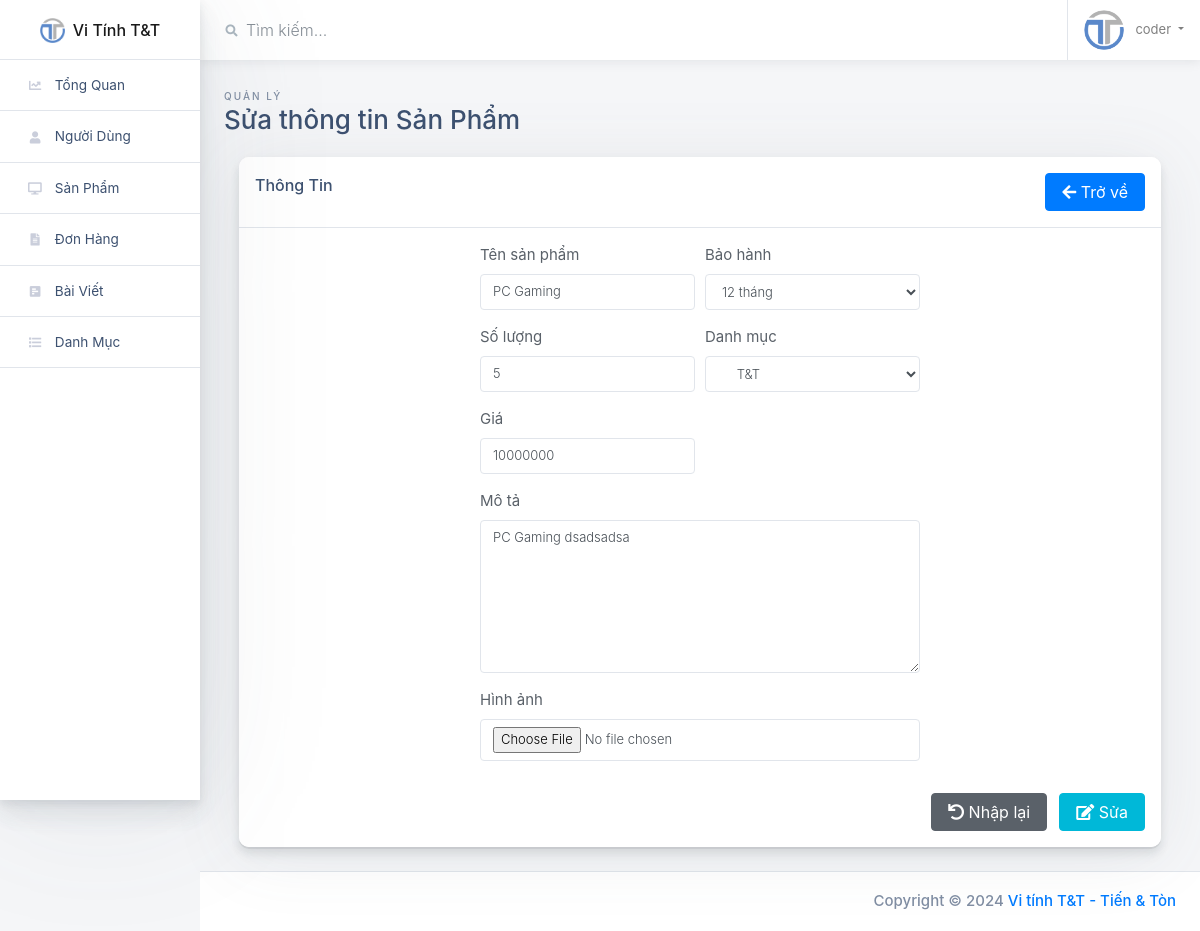
The app's page /admin/view/sua-sp.php?masp=5 (signed in) with its own data.
### tables this page shows
CREATE TABLE IF NOT EXISTS `sanpham` (
  `masp` int(10) NOT NULL AUTO_INCREMENT,
  `tensp` varchar(150) NOT NULL,
  `madmsp` int(10) NOT NULL,
  `baohanh` tinyint(2) NOT NULL,
  `soluong` int(10) NOT NULL,
  `dongia` double NOT NULL,
  `mota` varchar(500) DEFAULT NULL,
  `hinh` varchar(150) NOT NULL,
  PRIMARY KEY (`masp`),
  KEY `madmsp` (`madmsp`)
);

CREATE TABLE IF NOT EXISTS `danhmucsp` (
  `madmsp` int(10) NOT NULL AUTO_INCREMENT,
  `cap` tinyint(1) NOT NULL,
  `ten` varchar(20) NOT NULL,
  `madmspcha` int(10) DEFAULT NULL,
  PRIMARY KEY (`madmsp`)
);

### admin/model/database.php (called while the page is built, shortened)
<?php
class Database{
  private $servername;
  private $username;
  private $password;
  private $dbname;
  private static $conn;
  public function __construct(){
    $this->servername = "localhost";
    $this->username = "root";
    $this->password = "";
    $this->dbname = "vitinhtt";
    return self::$conn;
  }
  private function ketNoiDB(){
        try {
      self::$conn = new PDO("mysql:host=$this->servername;dbname=$this->dbname", $this->username, $this->password);
      self::$conn->setAttribute(PDO::ATTR_ERRMODE, PDO::ERRMODE_EXCEPTION);
      return self::$conn;
    } catch(PDOException $e) {
      echo "Connection failed: " . $e->getMessage();
      return false;
    }
  }
  public function huyKetNoiDB(){
    self::$conn = null;
  }
  public function timDanhSach($query){
    if(self::$conn != false){
      $stmt = self::$conn->prepare($query);
      $stmt->execute();
      $result = $stmt->setFetchMode(PDO::FETCH_ASSOC);
      if($result==true){
        return $stmt->fetchAll();
      }
    }
    return null;
  }
  public function timMotDoiTuong($query, $param = array()){
    if(self::$conn != false){
      $stmt = self::$conn->prepare($query);
      $stmt->execute($param);
      $result = $stmt->setFetchMode(PDO::FETCH_ASSOC);
      $arrDoiTuong=$stmt->fetchAll();
      $dem=count($arrDoiTuong);
      if($result==true && $dem>0){
        return $arrDoiTuong[0];
      }
    }
    return null;
  }public function timKiemSanPham($query, $param = array()){
    if(self::$conn != false){
      $stmt = self::$conn->prepare($query);
      $stmt->execute($param);
      $result = $stmt->setFetchMode(PDO::FETCH_ASSOC);
      if($result==true){
        return $stmt->fetchAll();
      }
    }
    return null;
  }
}
?>

### admin/model/sanpham.php (called while the page is built, shortened)
<?php
include_once 'database.php';
class SanPham{
    public function queryTimSanPhamTheoMa() {
        $query="SELECT * FROM sanpham WHERE masp=:masp ";
        return $query;
    }
}
?>

### admin/model/danhmucsp.php (called while the page is built, shortened)
<?php
class DanhMucSP
{
    public function queryLayDanhSach()
    {
        $query = "SELECT * FROM danhmucsp";
        return $query;
    }
}?>

### admin/view/sua-sp.php (the view, shortened to what this page needs)
<!doctype html>
<html class="no-js h-100" lang="en">
<head>
    <?php
  include 'layout/head.php'; ?>
</head>
<body class="h-100">
    <div class="container-fluid">
        <div class="row">
            <?php include 'layout/sidebar.php'; ?>
            <main class="main-content col-lg-10 col-md-9 col-sm-12 p-0 offset-lg-2 offset-md-3">
                <div class="main-navbar sticky-top bg-white">
                    <?php include 'layout/navbar.php'; ?>
                </div>
                <div class="main-content-container container-fluid px-4">
                    <div class="page-header row no-gutters py-4">
                        <div class="col-12 col-sm-4 text-center text-sm-left mb-0">
                            <span class="text-uppercase page-subtitle">Quản lý</span>
                            <h3 class="page-title">Sửa thông tin Sản Phẩm</h3>
                        </div>
                    </div>
                    <div class="col">
                        <div class="card card-small mb-4">
                            <div class="card-header border-bottom">
                                <div class="row">
                                    <div class="col-md-6">
                                        <h6 class="m-0">Thông Tin</h6>
                                    </div>
                                    <div class="col-md-6" style="text-align:right">
                                        <a href="ds-sp.php" class="mb-2 btn btn-primary mr-2 btn-font"
                                            style="margin:0 !important;"><i class="fas fa-arrow-left"></i> Trở về</a>
                                    </div>
                                </div>
                            </div>
                            <ul class="list-group list-group-flush">
                                <li class="list-group-item p-3">
                                    <div class="row">
                                        <div class="col">
                                            <?php
                      if (isset($_GET['masp'])) {
                        $maSanPhamCanSua = strip_tags($_GET['masp']);
                        include '../model/database.php';
                        include '../model/sanpham.php';
                        include '../model/danhmucsp.php';
                        $db = new Database();
                        $SanPham = new SanPham();
                        $query = $SanPham->queryTimSanPhamTheoMa();
                        $param = array(":masp"=>$maSanPhamCanSua);
                        $SanPhamCanSua = $db->timMotDoiTuong($query,$param);
                        if ($SanPhamCanSua != null) {
                          echo '
                              <form action="../controller/xuly-sp.php?masp=' . $SanPhamCanSua['masp'] . '" method="post" enctype="multipart/form-data">
                          <div class="form-row justify-content-md-center">
                          <div class="form-group col-md-3">
                            <label for="feTenSP">Tên sản phẩm</label>
                            <input type="text" class="form-control" name="txtTenSanPham" id="feTenSP" placeholder="Tên sản phẩm" value="' . $SanPhamCanSua['tensp'] . '" >
                          </div>
                          <div class="form-group col-md-3">
                            <label for="feBaoHanh">Bảo hành</label>
                            <select name="cbxBaoHanh" id="feBaoHanh" class="form-control">
                              <option value="' . $SanPhamCanSua['baohanh'] . '" selected>' . $SanPhamCanSua['baohanh'] . ' tháng</option>
                              <option value="1">01 tháng</option>
                              <option value="3">03 tháng</option>
                              <option value="6">06 tháng</option>
                              <option value="12">12 tháng</option>
                              <option value="24">24 tháng</option>
                              <option value="36">36 tháng</option>
                            </select>
                          </div>
                        </div>
                        <div class="form-row justify-content-md-center">
                            <div class="form-group col-md-3">
                              <label for="feSoLuong">Số lượng</label>
                              <input name="numSoLuong" type="number" class="form-control" id="feSoLuong" placeholder="Cái"  value="' . $SanPhamCanSua['soluong'] . '" >
                            </div>
                            <div class="form-group col-md-3">
                              <label for="feDanhMuc">Danh mục</label>
                              <select name="cbxDanhMuc" id="feDanhMuc" class="form-control">';
                          $DanhMucSP = new DanhMucSP();
                          $queryLayDanhSach = $DanhMucSP->queryLayDanhSach();
                          $arrDanhMucSP = $db->timDanhSach($queryLayDanhSach);
                          if (count($arrDanhMucSP) > 0) {
                            foreach ($arrDanhMucSP as $dmsp) {
                              echo '<option value="' . $dmsp['madmsp'] . '" ';
                              if ($SanPhamCanSua['madmsp'] == $dmsp['madmsp']) echo ' selected ';
                              if ($dmsp['madmspcha'] == null)  echo 'disabled>' . $dmsp['ten'] . '</option>';
                              else echo '>&nbsp;&nbsp;&nbsp;&nbsp;' . $dmsp['ten'] . '</option>';
                            }
                          }
                          echo '
                              </select>
                            </div>
                        </div>
                        <div class="form-row justify-content-md-center">
                          <div class="form-group col-md-3">
                                <label for="feGia">Giá</label>
                                <input name="numGia" type="number" class="form-control" id="feGia" placeholder="đ" value="' . $SanPhamCanSua['dongia'] . '" >
                          </div>
                          <div class="form-group col-md-3"></div>
                        </div>
                        <div class="form-row justify-content-md-center">
                              <div class="form-group col-md-6">
                                <label for="feGhiChu">Mô tả</label>
                                <textarea class="form-control" name="txtMoTa" rows="7" placeholder="Mô tả sản phẩm...">' . $SanPhamCanSua['mota'] . '</textarea>
                              </div>
                            </div>
                        <div class="form-row justify-content-md-center mb-3">
                          <div class="form-group col-md-6">
                            <label for="feHinhAnh">Hình ảnh</label>
                            <input name="fileHinh" type="file" class="form-control" id="feHinhAnh">
                          </div>
                        </div>
                        <div style="text-align:right;">
                          <a value="them" href="" class="btn btn-mb-2 btn btn-secondary mr-2 btn-font"><i class="fas fa-undo"></i> Nhập lại</a>
                          <button name="btnSua" value="sua" type="submit" class="btn btn-mb-2 btn btn-info mr-2 btn-font" style="margin:0 !important;"><i class="fas fa-edit"></i> Sửa</button>
                        </div>
                        </form>
                            ';
                        }
                      }
                      ?>
                                        </div>
                                    </div>
                                </li>
                            </ul>
                        </div>
                    </div>
                </div>
                <?php include 'layout/footer.php'; ?>
            </main>
        </div>
    </div>
</body>
</html>

### admin/view/styles/style.css (style rules this page uses)
.btn-font { font-size: 16px; }

### records on screen
sanpham: txtTenSanPham "PC Gaming", cbxBaoHanh "12 tháng", numSoLuong "5", cbxDanhMuc "T&T", numGia "10000000", txtMoTa "PC Gaming dsadsadsa"

### other values on screen
strip_tags($_SESSION['Login']) "coder"
